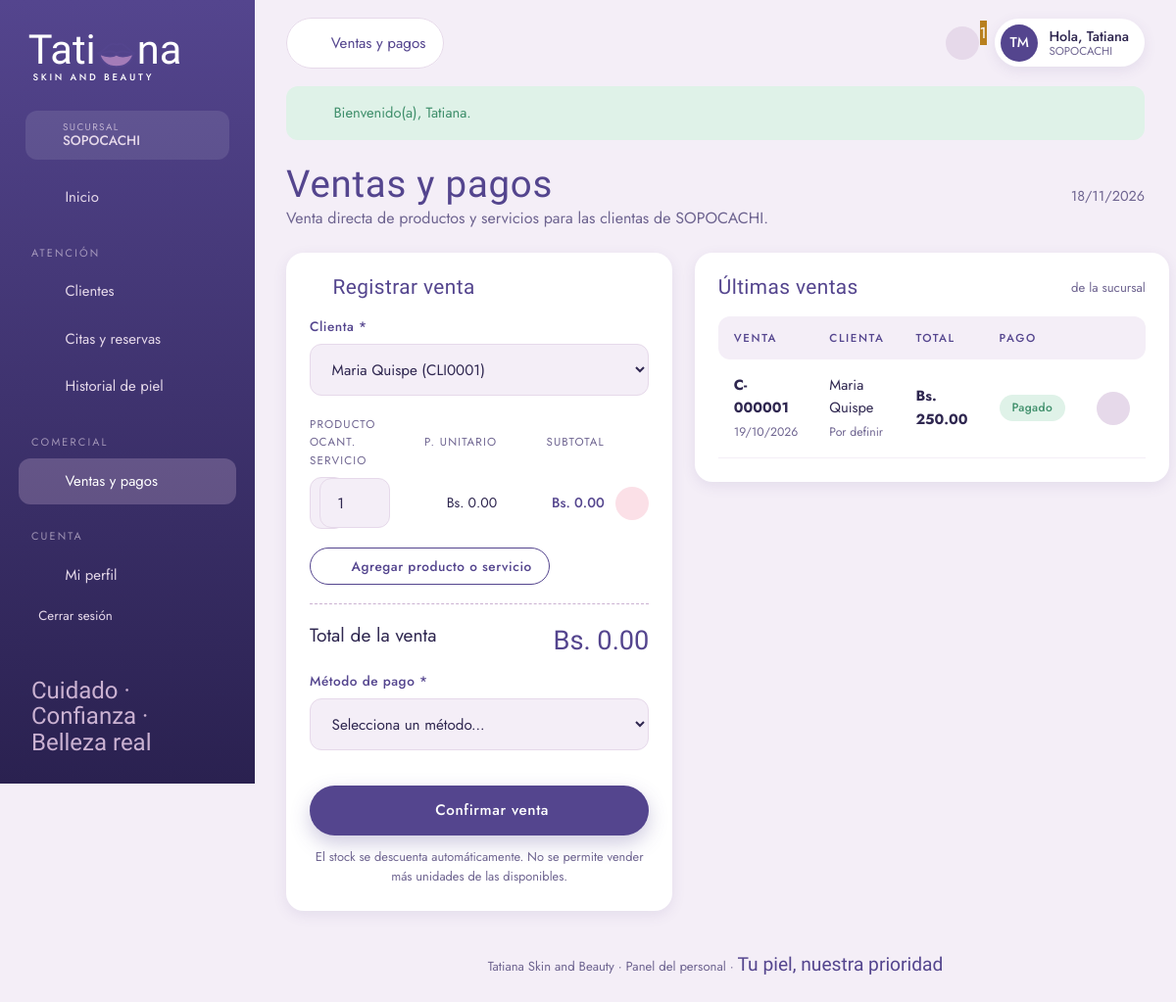
Page /index.php?v=empleado_ventas&cliente=CLI0001 (signed in) on the committed database.
### tables this page shows
CREATE TABLE `sucursal` (
  `id_sucursal` varchar(10) NOT NULL,
  `nombre_sucursal` varchar(50) NOT NULL,
  `direccion` varchar(150) DEFAULT NULL,
  `telefono` varchar(20) DEFAULT NULL
);

CREATE TABLE `usuario` (
  `id_usuario` varchar(100) NOT NULL,
  `nombre` varchar(50) NOT NULL,
  `ap_paterno` varchar(50) DEFAULT NULL,
  `ap_materno` varchar(50) DEFAULT NULL,
  `telefono` varchar(20) DEFAULT NULL,
  `fecha_nacimiento` date DEFAULT NULL,
  `id_rol` varchar(10) DEFAULT NULL,
  `id_sucursal` varchar(10) DEFAULT NULL
);

CREATE TABLE `compra` (
  `id_compra` int(11) NOT NULL,
  `fecha_compra` date DEFAULT NULL,
  `nro_compra` varchar(20) DEFAULT NULL,
  `total_pagar` decimal(10,2) DEFAULT NULL,
  `id_usuario` varchar(100) DEFAULT NULL,
  `id_metodoPago` varchar(10) DEFAULT NULL,
  `estado_pago` varchar(20) NOT NULL DEFAULT 'pagado',
  `codigo_pago` varchar(40) DEFAULT NULL,
  `comprobante` varchar(255) DEFAULT NULL,
  `comprobante_nombre` varchar(255) DEFAULT NULL,
  `comprobante_tipo` varchar(60) DEFAULT NULL,
  `comprobante_datos` longblob DEFAULT NULL,
  `fecha_pago` datetime DEFAULT NULL,
  `fecha_verificacion` datetime DEFAULT NULL,
  `verificado_por` varchar(100) DEFAULT NULL,
  `observacion` varchar(255) DEFAULT NULL,
  `id_sucursal` varchar(10) DEFAULT NULL
);

### app/views/empleado/ventas.php (the view, shortened to what the rows shown need)
<?php
require __DIR__ . '/../layout/empleado_header.php';
$sucursalNombre = (string)($sucursal_actual['nombre_sucursal'] ?? 'tu sucursal');
?>
<div class="page-title">
    <div>
        <h1>Ventas y pagos</h1>
        <p class="muted">Venta directa de productos y servicios para las clientas de <?= e($sucursalNombre) ?>.</p>
    </div>
</div>
<div class="split">
    <aside class="panel">
        <?php if (empty($ventas)): ?>
            <?= vacio('Todavía no hay ventas registradas para clientas de esta sucursal.', 'cart') ?>
        <?php else: ?>
            <table class="table">
                <thead><tr><th>Venta</th><th>Clienta</th><th>Total</th><th>Pago</th><th></th></tr></thead>
                <tbody>
                <?php foreach ($ventas as $v): ?>
                    <?php
                    $estadoPagoVenta = (string)($v['estado_pago'] ?? 'pagado');
                    ?>
                    <tr>
                        <td>
                            <b><?= e($v['nro_compra'] ?? '#' . $v['id_compra']) ?></b><br>
                            <small class="muted"><?= e($v['fecha_compra'] ? date('d/m/Y', strtotime((string)$v['fecha_compra'])) : 'Sin fecha') ?></small>
                        </td>
                        <td>
                            <?= e($v['cliente'] ?? 'Clienta eliminada') ?><br>
                            <small class="muted"><?= e($v['nombre_metodoPago'] ?? 'Por definir') ?></small>
                        </td>
                        <td><b><?= bs($v['total_pagar']) ?></b></td>
                        <td><?= estado_pago($estadoPagoVenta) ?></td>
                        <td>
                            <div class="acts">
                                <a class="ic-btn" href="<?= ruta('empleado_comprobante', ['id' => $v['id_compra']]) ?>" title="Ver detalle"><?= icon('eye', 16) ?></a>
                            </div>
                        </td>
                    </tr>
                <?php endforeach; ?>
                </tbody>
            </table>
        <?php endif; ?>
    </aside>
</div>
<?php require __DIR__ . '/../layout/empleado_footer.php'; ?>

### app/views/layout/empleado_header.php (shortened to what the rows shown need)
<?php
require_once __DIR__ . '/helpers.php';
$u = \App\Core\Auth::usuario();
$sucursal_actual = $sucursal_actual ?? null;
$usuario_actual = $usuario_actual ?? null;
$nombreSucursal = (string)($sucursal_actual['nombre_sucursal'] ?? ($u['sucursal_nombre'] ?? 'Sin sucursal'));
$nombre = (string)($usuario_actual['nombre'] ?? $u['nombre'] ?? 'Equipo');
$iniciales = mb_strtoupper(
    mb_substr((string)($usuario_actual['nombre'] ?? $u['nombre'] ?? '?'), 0, 1) .
    mb_substr((string)($usuario_actual['ap_paterno'] ?? ''), 0, 1)
);
?>
<!DOCTYPE html>
<html lang="es">
<head>
    <link rel="stylesheet" href="<?= BASE_URL ?>/css/style.css">
</head>
<body>
<div class="admin">
    <aside class="side">
        <div class="branch-chip">
            <?= icon('pin', 16) ?>
            <span><small>Sucursal</small><b><?= e($nombreSucursal) ?></b></span>
        </div>
    </aside>
    <div class="main">
        <div class="topbar">
            <div style="display:flex;align-items:center;gap:1rem">
                <div class="user-pill">
                    <span class="avatar"><?= e($iniciales ?: '?') ?></span>
                    <div>
                        <b>Hola, <?= e($nombre) ?></b>
                        <small><?= e($nombreSucursal) ?></small>
                    </div>
                </div>
            </div>
        </div>
        <div class="content">

### app/views/layout/helpers.php (shortened to what the rows shown need)
<?php
function e($texto): string
{
    return htmlspecialchars((string)$texto, ENT_QUOTES, 'UTF-8');
}
function ruta(string $vista, array $params = []): string
{
    $url = BASE_URL . '/index.php?v=' . urlencode($vista);
    foreach ($params as $k => $val) {
        $url .= '&' . urlencode((string)$k) . '=' . urlencode((string)$val);
    }
    return $url;
}
function estado_pago(string $estadoPago): string
{
    $mapa = [
        'sin_pago'            => ['Sin pago', 'st-pendiente'],
        'pendiente_efectivo'  => ['Efectivo pendiente', 'st-pendiente'],
        'por_verificar'       => ['Por verificar', 'st-por_verificar'],
        'anticipo_confirmado' => ['Anticipo confirmado', 'st-anticipo_confirmado'],
        'parcial'             => ['Pago parcial', 'st-pendiente'],
        'pagado'              => ['Pagado', 'st-pagado'],
        'rechazado'           => ['Rechazado', 'st-rechazado'],
    ];
    $clave = strtolower(trim($estadoPago));
    [$texto, $clase] = $mapa[$clave] ?? [ucfirst(str_replace('_', ' ', $clave)), 'st-pendiente'];
    return '<span class="badge-st ' . $clase . '">' . e($texto) . '</span>';
}
function bs($monto): string
{
    return 'Bs. ' . number_format((float)$monto, 2);
}
function icon(string $n, int $s = 22): string
{
    $d = $p[$n] ?? $p['sparkle'];
    return '<svg width="' . $s . '" height="' . $s . '" viewBox="0 0 24 24" fill="none" stroke="currentColor" stroke-width="1.6" stroke-linecap="round" stroke-linejoin="round" aria-hidden="true">' . $d . '</svg>';
}

### rows in the picture
sucursal: nombre_sucursal "SOPOCACHI"
usuario: nombre+ap_paterno "TM", nombre "Tatiana"
compra: nro_compra "C-000001", fecha_compra "19/10/2026", cliente "Maria Quispe", nombre_metodoPago "Por definir", total_pagar "Bs. 250.00", $s 16 (drawn)

### other values in the picture
$texto "Inicio Clientes Citas y reservas Historial de piel Ventas y pagos Mi perfil"
$titulo "Ventas y pagos"
$avisosPagos "1"
$m "Bienvenido(a), Tatiana."
form field id_usuario "Maria Quispe (CLI0001)"
